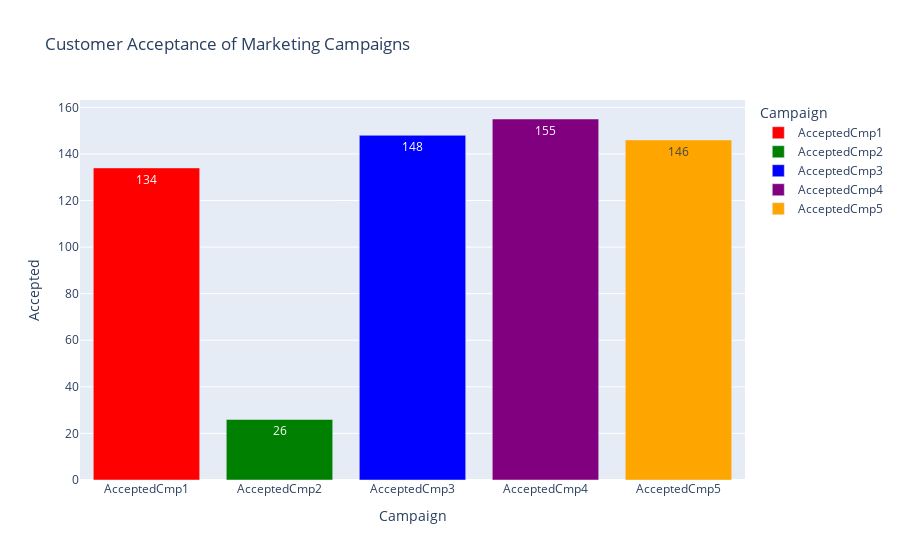

This figure's notebook cell:
### Markdown cell above
### **Acceptance of Marketing Campaigns Bar Chart**

### Code cell
import plotly.express as px

# Create a DataFrame for the sum of accepted campaigns
campaign_data = df[['AcceptedCmp1', 'AcceptedCmp2', 'AcceptedCmp3', 'AcceptedCmp4', 'AcceptedCmp5']].sum().reset_index()
campaign_data.columns = ['Campaign', 'Accepted']

# Define colors for each campaign
colors = ['red', 'green', 'blue', 'purple', 'orange']

# Create the bar plot
fig = px.bar(campaign_data, x='Campaign', y='Accepted', title='Customer Acceptance of Marketing Campaigns', color='Campaign', color_discrete_sequence=colors, text='Accepted')

# Show the plot
fig.show()

### Figure 1 — Plotly figure (JSON) as saved in the notebook; plotly's stock layout.template omitted (floating-point values rounded to 4 significant figures)
{"data": [{"alignmentgroup": "True", "hovertemplate": "Campaign=%{x}<br>Accepted=%{text}<extra></extra>", "legendgroup": "AcceptedCmp1", "marker": {"color": "red", "pattern": {"shape": ""}}, "name": "AcceptedCmp1", "offsetgroup": "AcceptedCmp1", "orientation": "v", "showlegend": true, "text": [134], "textposition": "auto", "type": "bar", "x": ["AcceptedCmp1"], "xaxis": "x", "y": [134], "yaxis": "y"}, {"alignmentgroup": "True", "hovertemplate": "Campaign=%{x}<br>Accepted=%{text}<extra></extra>", "legendgroup": "AcceptedCmp2", "marker": {"color": "green", "pattern": {"shape": ""}}, "name": "AcceptedCmp2", "offsetgroup": "AcceptedCmp2", "orientation": "v", "showlegend": true, "text": [26], "textposition": "auto", "type": "bar", "x": ["AcceptedCmp2"], "xaxis": "x", "y": [26], "yaxis": "y"}, {"alignmentgroup": "True", "hovertemplate": "Campaign=%{x}<br>Accepted=%{text}<extra></extra>", "legendgroup": "AcceptedCmp3", "marker": {"color": "blue", "pattern": {"shape": ""}}, "name": "AcceptedCmp3", "offsetgroup": "AcceptedCmp3", "orientation": "v", "showlegend": true, "text": [148], "textposition": "auto", "type": "bar", "x": ["AcceptedCmp3"], "xaxis": "x", "y": [148], "yaxis": "y"}, {"alignmentgroup": "True", "hovertemplate": "Campaign=%{x}<br>Accepted=%{text}<extra></extra>", "legendgroup": "AcceptedCmp4", "marker": {"color": "purple", "pattern": {"shape": ""}}, "name": "AcceptedCmp4", "offsetgroup": "AcceptedCmp4", "orientation": "v", "showlegend": true, "text": [155], "textposition": "auto", "type": "bar", "x": ["AcceptedCmp4"], "xaxis": "x", "y": [155], "yaxis": "y"}, {"alignmentgroup": "True", "hovertemplate": "Campaign=%{x}<br>Accepted=%{text}<extra></extra>", "legendgroup": "AcceptedCmp5", "marker": {"color": "orange", "pattern": {"shape": ""}}, "name": "AcceptedCmp5", "offsetgroup": "AcceptedCmp5", "orientation": "v", "showlegend": true, "text": [146], "textposition": "auto", "type": "bar", "x": ["AcceptedCmp5"], "xaxis": "x", "y": [146], "yaxis": "y"}], "layout": {"barmode": "relative", "legend": {"title": {"text": "Campaign"}, "tracegroupgap": 0}, "title": {"text": "Customer Acceptance of Marketing Campaigns"}, "xaxis": {"anchor": "y", "categoryarray": ["AcceptedCmp1", "AcceptedCmp2", "AcceptedCmp3", "AcceptedCmp4", "AcceptedCmp5"], "categoryorder": "array", "domain": [0, 1], "title": {"text": "Campaign"}}, "yaxis": {"anchor": "x", "domain": [0, 1], "title": {"text": "Accepted"}}}}
